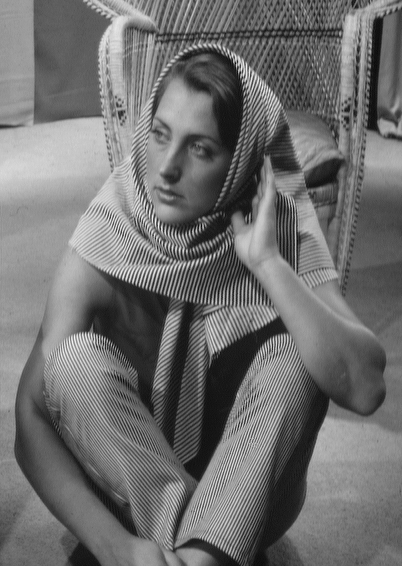
#> input picture Data/Barbara.tif, 402 x 566 px, found by its file name
$ jupyter execute 'Leçon_4_Demo_shift.ipynb'   (shell and % lines are left out)
#> lines starting #> are read from the running program, lines starting #| are printed output that depends on the picture
<a target="_blank" href="https://colab.research.google.com/github/evaalonsoortiz/ELE8812-demos/blob/main/Demos/Lesson%204/Le%C3%A7on_4_Demo_shift.ipynb">

</a>

# ELE8812 - Traitement fréquentiel

## Démo :  Interprétation des fréquences discrètes

### Référence : DIP 4e édition, Chapitre 4, Example 4.13 p.250

Dans ce démo, la transformée de Fourier (TF) d’une image sera calculée. Afin de mieux visualiser le module de la TF, une transformation logarithmique sera effectuée (`np.log`) et le spectre des fréquences sera centré (`np.fft.fftshift`).

[cell 1]
import numpy as np
import matplotlib.pyplot as plt
import scipy.io

from ipywidgets import interact, interactive, fixed, interact_manual
import ipywidgets as widgets

# Option d'affichage
plt.rcParams['figure.figsize'] = (25,12)
plt.rcParams['axes.linewidth'] = 3
plt.rcParams['axes.titlesize'] = 15
plt.rcParams['axes.titlepad'] = 15
plt.rcParams['xtick.labelsize'] = 12
plt.rcParams['ytick.labelsize'] = 12

## Image originale

[cell 2]
# Charger image
A = plt.imread('Repo/Data/Barbara.tif');
#> A is the input picture: shape (566, 402); min 4, max 247, mean 111.5

plt.imshow(A, cmap='gray'); plt.title('Image Originale'); plt.axis('off'); plt.show();

## Module et Log-Module de la transformée de Fourier

En regardant de près l’image de gauche, il est possible de voir un pixel de forte intensité dans le coin supérieur gauche de l’image. Ce pixel correspond à la fréquence (0,0) (*dc term*) et a une valeur beaucoup plus élevée que les autres valeurs du module de la TF. Ainsi, la gamme dynamique des autres valeurs plus faibles est compressée par rapport à cette valeur élevée qui domine la représentation visuelle. Effectuer une transformation logarithmique étale la gamme des valeurs pour les fréquences autres que (0,0) et permet d’avoir un meilleur aperçu du contenu fréquentiel présent dans l’image.

[cell 3]
B = np.fft.fft2(np.double(A))

plt.subplot(121); plt.imshow(np.abs(B), cmap='gray'); plt.title('Module de la TF'); plt.axis('off');
plt.subplot(122); plt.imshow(np.log(np.abs(B)), cmap='gray'); plt.title('Log-Module de la TF'); plt.axis('off'); plt.show();
#> after `plt.subplot(122)`:
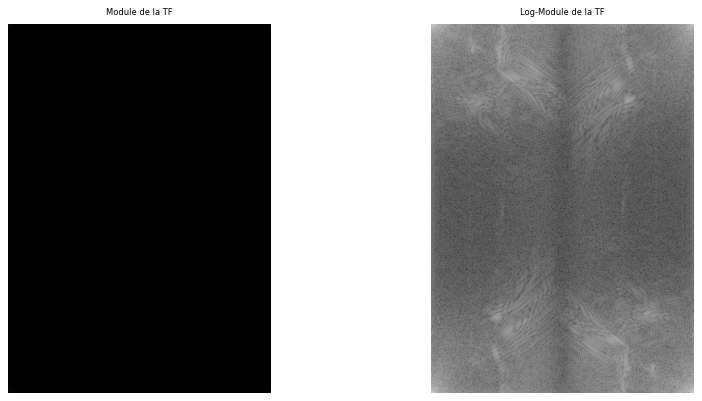
#> figure drawn by matplotlib, 2 panels

## Shift de la transformée de Fourier

Comme mentionné à l’exemple précédent, dans le résultat de la TF, la fréquence (0,0) est située dans le coin supérieur gauche de l’image. Dans les 3 autres quadrants, les basses fréquences se trouvent également dans les coins en bordure de l’image. Chaque quadrant appartient en fait à une période distincte de la TF 2D de l’image (voir la figure 4.22 du manuel DIP 4e édition p.242 pour une représentation visuelle). La fonction `np.fft.fftshift` échange le quadrant 1 (supérieur droit) avec le quadrant 3 (inférieur gauche) et le quadrant 2 (supérieur gauche) avec le quadrant 4 (inférieur droit). Ceci permet une représentation plus intuitive du spectre des fréquences. On peut aussi mieux visualiser la symétrie par rapport à la fréquence (0,0).

[cell 4]
C = np.fft.fftshift(B)

plt.subplot(131); plt.imshow(np.log(np.abs(B)), cmap='gray'); plt.title('Log-Module de la TF'); plt.axis('off');
plt.subplot(132); plt.imshow(np.log(np.abs(C)), cmap='gray'); plt.title('Log-Module de la TF + fftshift'); plt.axis('off');
plt.subplot(133); plt.imshow(np.abs(C), cmap='gray'); plt.title('Module de la TF + fftshift'); plt.axis('off'); plt.show();
#> after `plt.subplot(133)`:
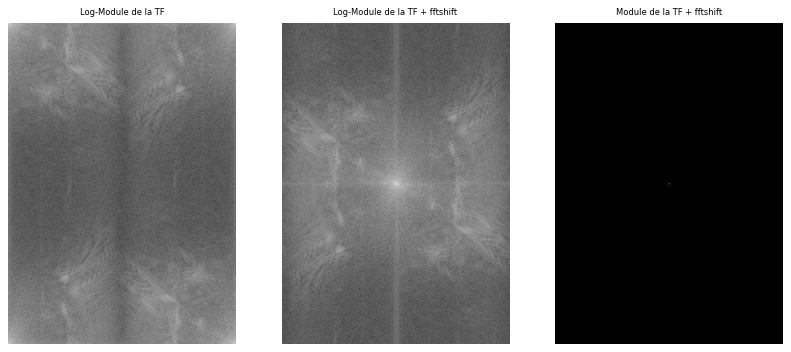
#> figure drawn by matplotlib, 3 panels

$ run again, with Data/CTcrane.tif copied over Data/Barbara.tif
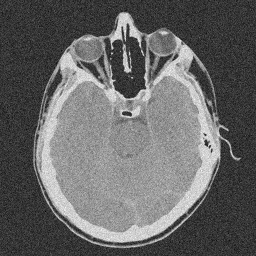
#> input picture Data/CTcrane.tif, 256 x 256 px, found by its file name
#> A is the input picture: shape (256, 256); min 0, max 255, mean 102
#> `plt.subplot(122)`:
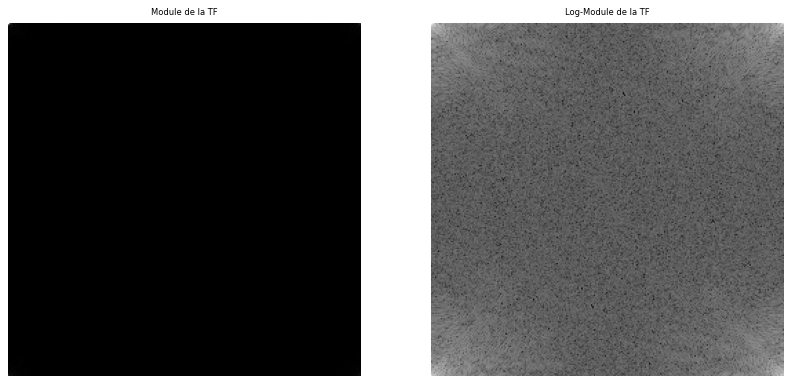
#> figure drawn by matplotlib, 2 panels
#> `plt.subplot(133)`:
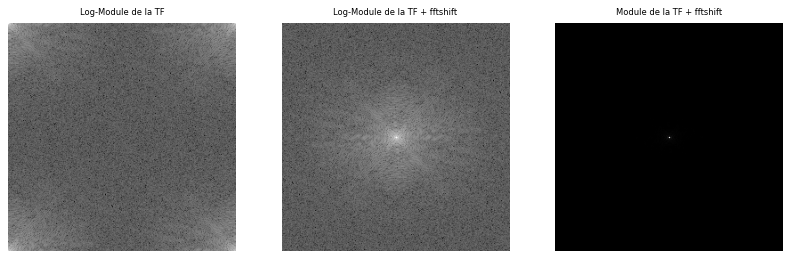
#> figure drawn by matplotlib, 3 panels

$ run again, with Data/CTthorax.tif copied over Data/Barbara.tif
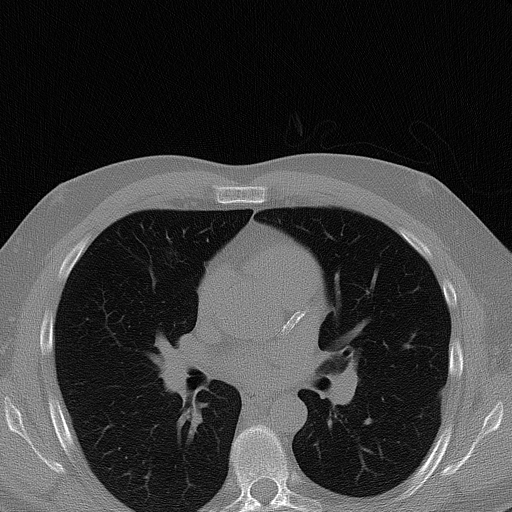
#> input picture Data/CTthorax.tif, 512 x 512 px, found by its file name
#> A is the input picture: shape (512, 512); min 0, max 255, mean 58.5
#> `plt.subplot(122)`:
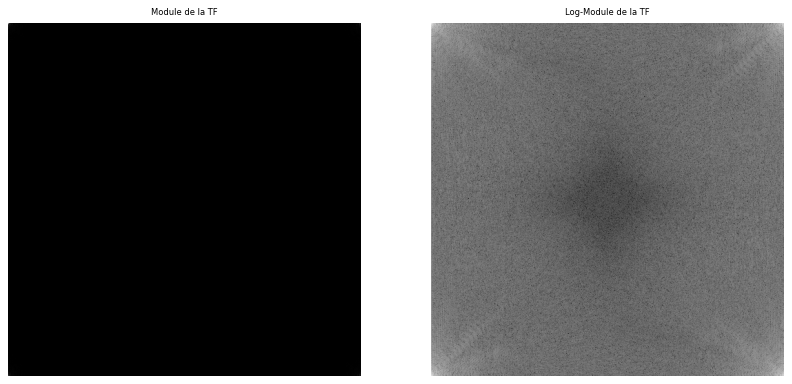
#> figure drawn by matplotlib, 2 panels
#> `plt.subplot(133)`:
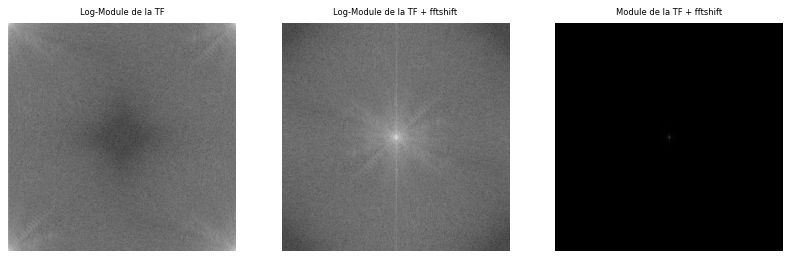
#> figure drawn by matplotlib, 3 panels
